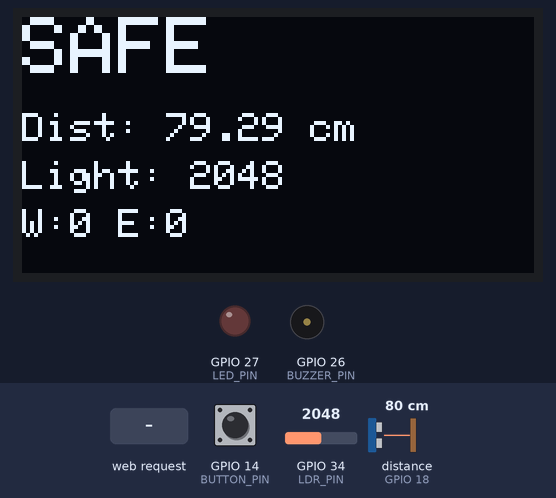
A sketch run on a simulated ESP32. On the bench: 128×64 one-colour display, output pins drawn as LEDs (lit = HIGH), buzzer (waves = sounding). Wiring (from diagram.json): ultrasonic range finder: trigger GPIO 5; echo GPIO 18. Dashed ring = blinking. The test bench sets the inputs (shaded band); at power-on: distance to the obstacle (sensor on GPIO 18) 80 cm, GPIO 14 (BUTTON_PIN) HIGH, GPIO 34 (LDR_PIN) = 2048. The echo pulse lasts 58.3 µs per cm; WiFi joins after 1.5 s; servers stay silent unless stated; pins used as bus, display or sensor lines are not drawn; what the sketch prints to the serial monitor is not drawn.

Above: at 5.8 s.
5.9 s: distance to the obstacle (sensor on GPIO 18) set to 34 cm
At 7.4 s:
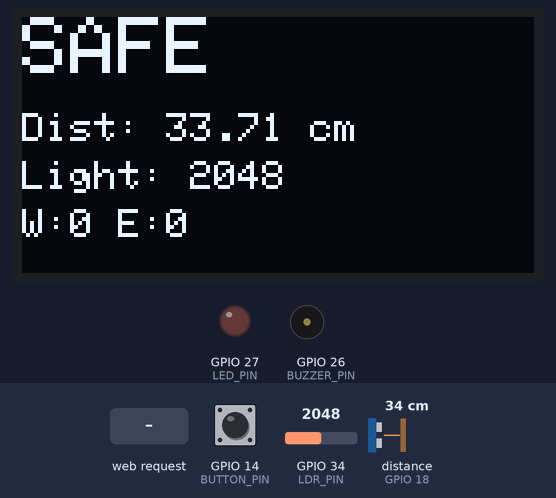
7.7 s: distance to the obstacle (sensor on GPIO 18) set to 27 cm
At 8.2 s:
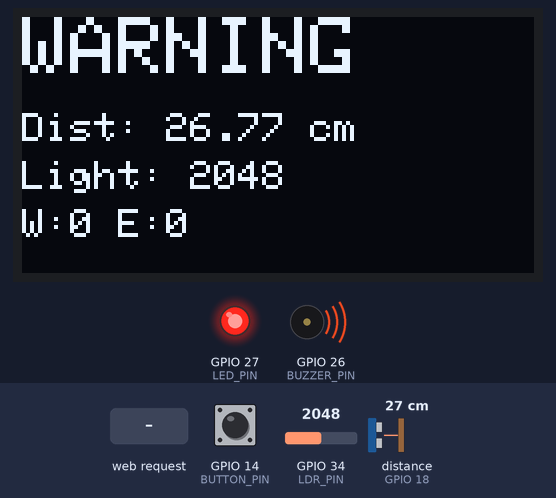
10.8 s: GPIO 14 (BUTTON_PIN) pulled LOW for 0.65 s
At 11.51 s:
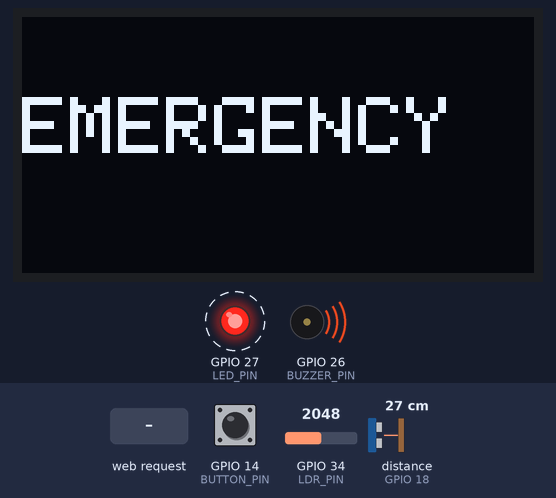
13.1 s: HTTP request GET /led/on received
15.4 s: HTTP request GET /led/off received
At 15.9 s:
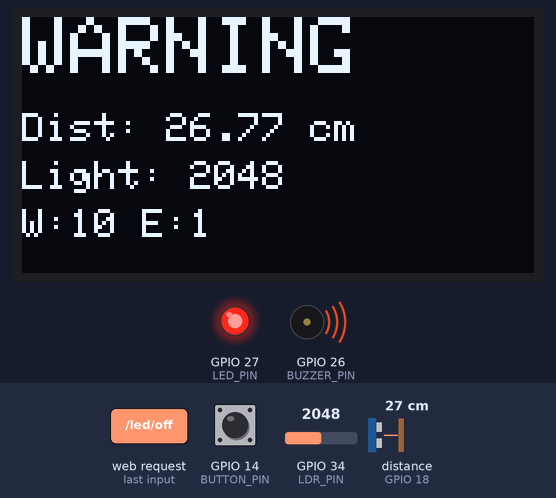
17.0 s: GPIO 14 (BUTTON_PIN) pulled LOW for 1 s
At 31.5 s:
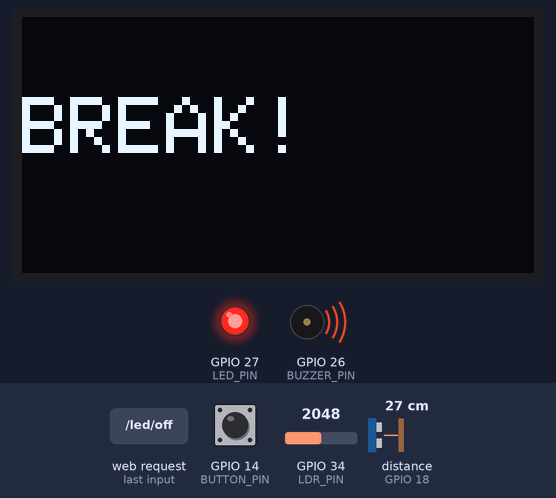
Timing chart, 0 to 33.0 s (numbered marks = the images above; inputs shaded):
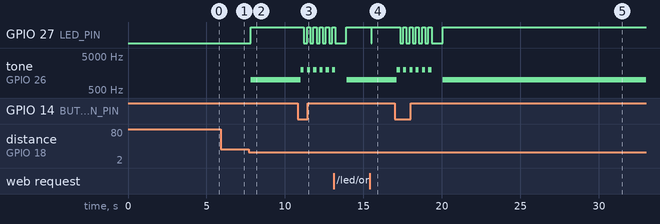

The sketch:

sketch.ino
```cpp
#include <WiFi.h>
#include <WebServer.h>

#include <Wire.h>
#include <Adafruit_GFX.h>
#include <Adafruit_SSD1306.h>

// ================= OLED =================

#define SCREEN_WIDTH 128
#define SCREEN_HEIGHT 64

Adafruit_SSD1306 display(SCREEN_WIDTH, SCREEN_HEIGHT, &Wire, -1);

// ================= WIFI =================

const char* ssid = "Wokwi-GUEST";
const char* password = "";

WebServer server(80);

// ================= HC-SR04 =================

#define TRIG_PIN 5
#define ECHO_PIN 18

// ================= OUTPUT =================

#define BUZZER_PIN 26
#define LED_PIN 27

// ================= LDR =================

#define LDR_PIN 34

// ================= BUTTON =================

#define BUTTON_PIN 14

// ================= VARIABLES =================

long duration;
float distance;

bool ledManual = false;
bool emergencyMode = false;

int warningCount = 0;
int emergencyCount = 0;

int minLight = 4095;
int maxLight = 0;

unsigned long lastReminder = 0;

// ================= WEB PAGE =================

void handleRoot() {

  int lightValue = analogRead(LDR_PIN);

  String page = R"(
  <!DOCTYPE html>
  <html>
  <head>

    <meta name="viewport" content="width=device-width, initial-scale=1">

    <title>Smart Desk Assistant</title>

    <style>

      body {
        background: #111;
        color: white;
        font-family: Arial;
        text-align: center;
        margin-top: 40px;
      }

      .btn {
        display: inline-block;
        padding: 15px;
        margin: 10px;
        font-size: 20px;
        text-decoration: none;
        border-radius: 10px;
        color: white;
      }

      .green {
        background: green;
      }

      .red {
        background: red;
      }

      .blue {
        background: blue;
      }

    </style>

  </head>

  <body>
  )";

  page += "<h1>Smart Desk Assistant</h1>";

  page += "<h2>Distance: ";
  page += String(distance);
  page += " cm</h2>";

  page += "<h2>Light: ";
  page += String(lightValue);
  page += "</h2>";

  if (distance < 30) {
    page += "<h2 style='color:red;'>WARNING</h2>";
  } else {
    page += "<h2 style='color:lightgreen;'>SAFE</h2>";
  }

  page += "<p>Warnings: ";
  page += String(warningCount);
  page += "</p>";

  page += "<p>Emergencies: ";
  page += String(emergencyCount);
  page += "</p>";

  page += "<p>Min light: ";
  page += String(minLight);
  page += "</p>";

  page += "<p>Max light: ";
  page += String(maxLight);
  page += "</p>";

  page += R"(

    <a class="btn green" href="/led/on">LED ON</a>

    <a class="btn red" href="/led/off">LED OFF</a>

    <a class="btn blue" href="/emergency">EMERGENCY</a>

  </body>
  </html>
  )";

  server.send(200, "text/html", page);
}

// ================= LED ON =================

void handleLedOn() {

  ledManual = true;

  digitalWrite(LED_PIN, HIGH);

  server.sendHeader("Location", "/");

  server.send(303);
}

// ================= LED OFF =================

void handleLedOff() {

  ledManual = false;

  digitalWrite(LED_PIN, LOW);

  server.sendHeader("Location", "/");

  server.send(303);
}

// ================= EMERGENCY =================

void handleEmergency() {

  emergencyMode = true;

  emergencyCount++;

  server.sendHeader("Location", "/");

  server.send(303);
}

// ================= SETUP =================

void setup() {

  Serial.begin(115200);

  // OLED

  Wire.begin(21, 22);

  display.begin(SSD1306_SWITCHCAPVCC, 0x3C);

  display.clearDisplay();

  display.setTextSize(2);

  display.setTextColor(WHITE);

  display.setCursor(10, 10);

  display.println("SMART");

  display.setCursor(10, 35);

  display.println("DESK");

  display.display();

  delay(2000);

  // HC-SR04

  pinMode(TRIG_PIN, OUTPUT);

  pinMode(ECHO_PIN, INPUT);

  // OUTPUT

  pinMode(BUZZER_PIN, OUTPUT);

  pinMode(LED_PIN, OUTPUT);

  // BUTTON

  pinMode(BUTTON_PIN, INPUT_PULLUP);

  // WIFI

  WiFi.begin(ssid, password);

  display.clearDisplay();

  display.setTextSize(1);

  display.setCursor(0, 0);

  display.println("Connecting WiFi...");

  display.display();

  while (WiFi.status() != WL_CONNECTED) {

    delay(100);
  }

  Serial.println(WiFi.localIP());

  // SERVER

  server.on("/", handleRoot);

  server.on("/led/on", handleLedOn);

  server.on("/led/off", handleLedOff);

  server.on("/emergency", handleEmergency);

  server.begin();

  display.clearDisplay();

  display.setCursor(0, 0);

  display.println("WiFi Ready");

  display.display();

  delay(1000);
}

// ================= LOOP =================

void loop() {

  server.handleClient();

  // ===== DISTANCE =====

  digitalWrite(TRIG_PIN, LOW);

  delayMicroseconds(2);

  digitalWrite(TRIG_PIN, HIGH);

  delayMicroseconds(10);

  digitalWrite(TRIG_PIN, LOW);

  duration = pulseIn(ECHO_PIN, HIGH);

  distance = duration * 0.034 / 2;

  // ===== LIGHT =====

  int lightValue = analogRead(LDR_PIN);

  // ===== LIGHT STATS =====

  if (lightValue < minLight) {

    minLight = lightValue;
  }

  if (lightValue > maxLight) {

    maxLight = lightValue;
  }

  // ===== OLED =====

  display.clearDisplay();

  display.setTextSize(2);

  display.setCursor(0, 0);

  if (distance < 30) {

    display.println("WARNING");

  } else {

    display.println("SAFE");
  }

  display.setTextSize(1);

  display.setCursor(0, 24);

  display.print("Dist: ");

  display.print(distance);

  display.println(" cm");

  display.setCursor(0, 36);

  display.print("Light: ");

  display.println(lightValue);

  display.setCursor(0, 48);

  display.print("W:");

  display.print(warningCount);

  display.print(" E:");

  display.print(emergencyCount);

  display.display();

  // ===== WARNING =====

  if (distance < 30) {

    digitalWrite(LED_PIN, HIGH);

    tone(BUZZER_PIN, 1000);

    warningCount++;

  } else {

    noTone(BUZZER_PIN);

    if (!ledManual && lightValue > 1000) {

      digitalWrite(LED_PIN, LOW);
    }
  }

  // ===== NIGHT MODE =====

  if (lightValue < 1000) {

    digitalWrite(LED_PIN, HIGH);
  }

  // ===== BUTTON =====

  if (digitalRead(BUTTON_PIN) == LOW) {

    emergencyMode = true;

    emergencyCount++;
  }

  // ===== EMERGENCY MODE =====

  if (emergencyMode) {

    display.clearDisplay();

    display.setTextSize(2);

    display.setCursor(0, 20);

    display.println("EMERGENCY");

    display.display();

    for (int i = 0; i < 6; i++) {

      digitalWrite(LED_PIN, HIGH);

      tone(BUZZER_PIN, 2000);

      delay(200);

      digitalWrite(LED_PIN, LOW);

      noTone(BUZZER_PIN);

      delay(200);
    }

    emergencyMode = false;
  }

  // ===== BREAK REMINDER =====

  if (millis() - lastReminder > 30000) {

    display.clearDisplay();

    display.setTextSize(2);

    display.setCursor(0, 20);

    display.println("BREAK!");

    display.display();

    delay(3000);

    lastReminder = millis();
  }

  // ===== SERIAL MONITOR =====

  Serial.print("Distance: ");

  Serial.print(distance);

  Serial.print(" cm | Light: ");

  Serial.println(lightValue);

  delay(500);
}
```

Measured:
- the behaviour switches between 31 and 30 cm on distance to the obstacle (sensor on GPIO 18) (found by bisection; images 1 and 2)
- after the input at 5.9 s, the display: changes after 0.33 s (image 1)
- after the input at 7.7 s, GPIO 27 (LED_PIN): LOW → HIGH after 0.12 s; tone on GPIO 26 (BUZZER_PIN): silent → 1000 Hz after 0.12 s; the display: changes after 0.12 s (image 2)
- after the input at 10.8 s, GPIO 27 (LED_PIN): alternates HIGH for 0.20 s and LOW for 0.20 s, starting after 0.41 s; tone on GPIO 26 (BUZZER_PIN): alternates 2000 Hz for 0.20 s and silent for 0.20 s, starting after 0.21 s; the display: first differs from a run without the input after 0.21 s (image 3)
- after the input at 15.4 s, GPIO 27 (LED_PIN): HIGH → LOW after 0.10 s, → HIGH 0.03 s later
- after the input at 17.0 s, GPIO 27 (LED_PIN): goes 5 × (LOW 0.20 s, HIGH 0.20 s), LOW 0.73 s, then HIGH, starting after 0.34 s; tone on GPIO 26 (BUZZER_PIN): plays 2000 Hz for 0.20 s, 2000 Hz for 0.20 s, 2000 Hz for 0.20 s, 2000 Hz for 0.20 s, 2000 Hz for 0.20 s, 2000 Hz for 0.20 s … (7 notes in this stretch), starting after 0.13 s
- what the display in image 2 shows lasts 0.5 s, from 7.8 s to 8.3 s
